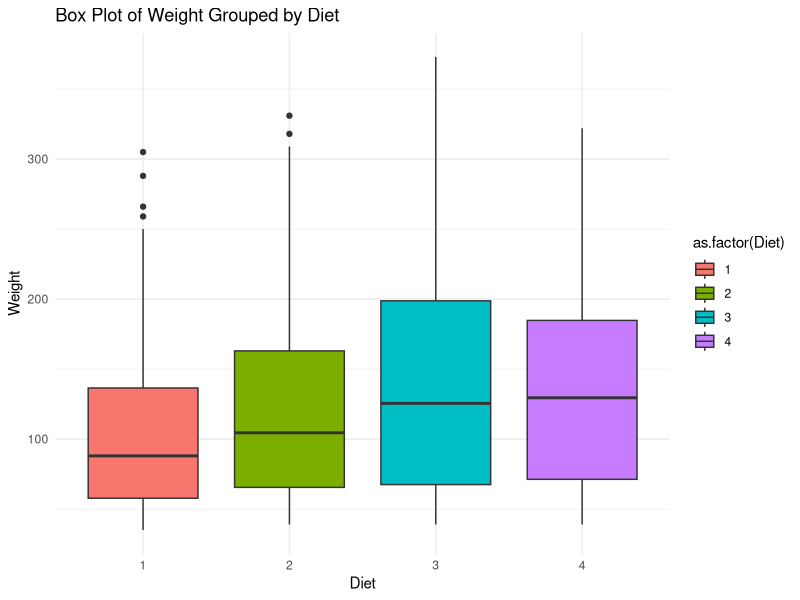
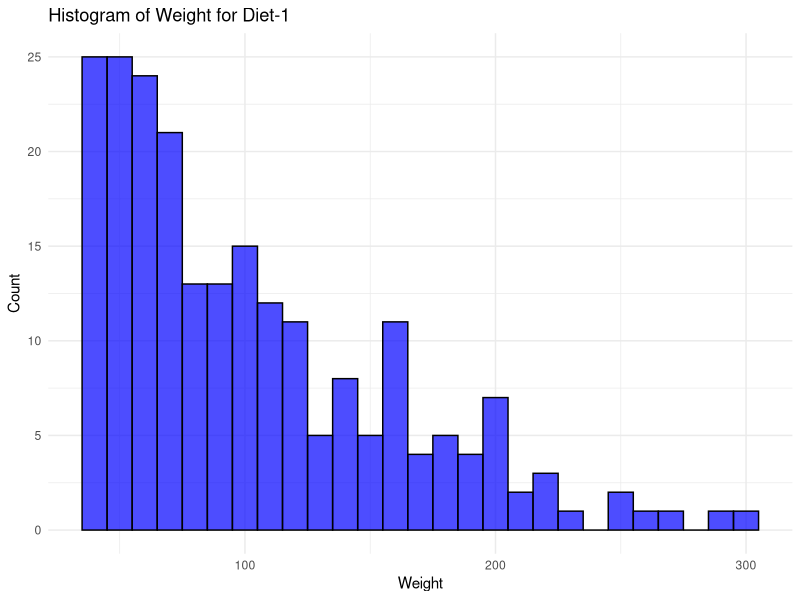
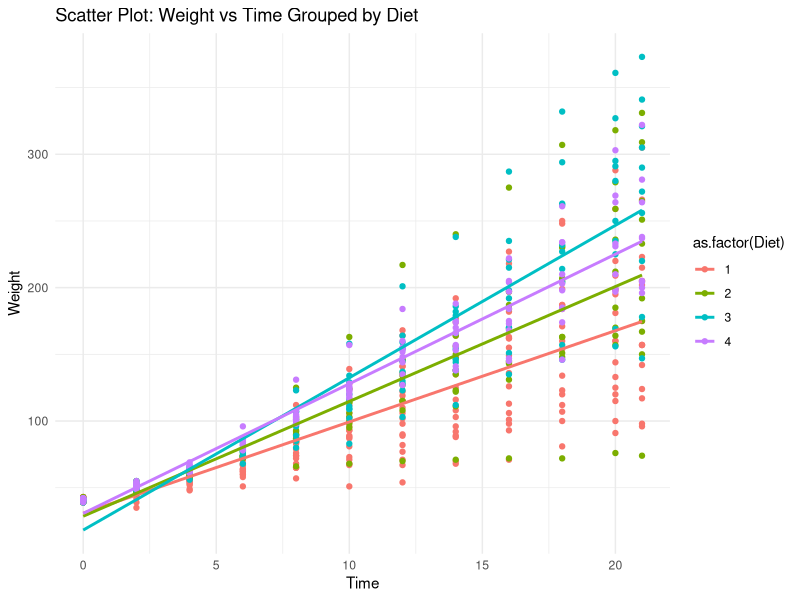

Generate these figures, in order, with R:
# Load necessary libraries
library(reshape2)
library(ggplot2)
library(dplyr)

# Load the ChickWeight dataset
data("ChickWeight")

# Display first few rows
print("First few rows of ChickWeight dataset:")
print(head(ChickWeight))

### 4.(i) Order Data by Weight in Ascending Order, Grouped by Diet ###
ordered_data <- ChickWeight %>%
  arrange(Diet, weight)  # Arrange by Diet and then weight

# Extract the last 6 records
last_six_records <- tail(ordered_data, 6)
print("Last 6 records from ordered data frame:")
print(last_six_records)

### 4.(ii) (a) Perform Melting Function ###
melted_chick <- melt(ChickWeight, id.vars = c("Chick", "Time", "Diet"))
print("Melted ChickWeight dataset:")
print(head(melted_chick))

### 4.(ii) (b) Compute Mean Weight Grouped by Diet ###
mean_weight_diet <- dcast(melted_chick, Diet ~ variable, mean, na.rm = TRUE)
print("Mean weight grouped by Diet:")
print(mean_weight_diet)

### 4.(ii) (c) Compute Mode of Weight Grouped by Diet ###
# Function to compute mode
mode_function <- function(x) {
  uniq_values <- unique(x)
  freq <- tabulate(match(x, uniq_values))
  uniq_values[which.max(freq)]
}

# Compute mode of weight for each Diet
mode_weight_diet <- ChickWeight %>%
  group_by(Diet) %>%
  summarise(mode_weight = mode_function(weight))

print("Mode of weight grouped by Diet:")
print(mode_weight_diet)

### 5.(a) Create Boxplot for Weight Grouped by Diet ###
ggplot(ChickWeight, aes(x = as.factor(Diet), y = weight, fill = as.factor(Diet))) +
  geom_boxplot() +
  ggtitle("Box Plot of Weight Grouped by Diet") +
  xlab("Diet") +
  ylab("Weight") +
  theme_minimal()

### 5.(b) Create Histogram for Weight in Diet-1 ###
ggplot(ChickWeight %>% filter(Diet == 1), aes(x = weight)) +
  geom_histogram(binwidth = 10, fill = "blue", color = "black", alpha = 0.7) +
  ggtitle("Histogram of Weight for Diet-1") +
  xlab("Weight") +
  ylab("Count") +
  theme_minimal()

### 5.(c) Create Scatter Plot for Weight vs Time Grouped by Diet ###
ggplot(ChickWeight, aes(x = Time, y = weight, color = as.factor(Diet))) +
  geom_point() +
  geom_smooth(method = "lm", se = FALSE) +  # Add trend lines
  ggtitle("Scatter Plot: Weight vs Time Grouped by Diet") +
  xlab("Time") +
  ylab("Weight") +
  theme_minimal()
